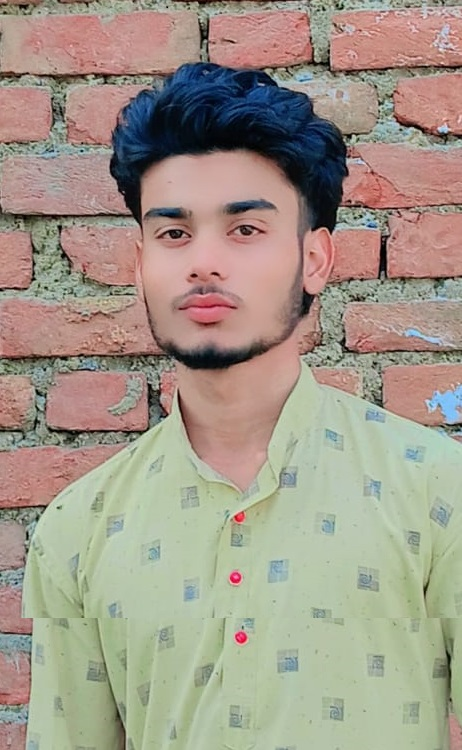
#> input picture rizwanG2.jpg, 462 x 750 px
$ jupyter execute rizwanG2.ipynb
#> lines starting #> are read from the running program, lines starting #| are printed output that depends on the picture
[cell 1]
import pandas as pd
import matplotlib.pyplot as plt

data = {
    'Supplier': ['A','A','A','B','B','B','C','C','C'],
    'DeliveryTime': [3,4,5,2,3,10,4,4,5]
}

df = pd.DataFrame(data)

print("Dataframe created successfully:")
display(df)

[cell 2]
print("--- Detailed Statistics ---")
stats = df.groupby('Supplier')['DeliveryTime'].agg(['mean', 'std', 'min', 'max'])
print(stats)

[cell 3]
plt.figure(figsize=(8, 5))

df.boxplot(column='DeliveryTime', by='Supplier', grid=True)

plt.title("Supplier Delivery Time Analysis")
plt.suptitle("")
plt.xlabel("Supplier")
plt.ylabel("Delivery Time (Days)")

plt.show()
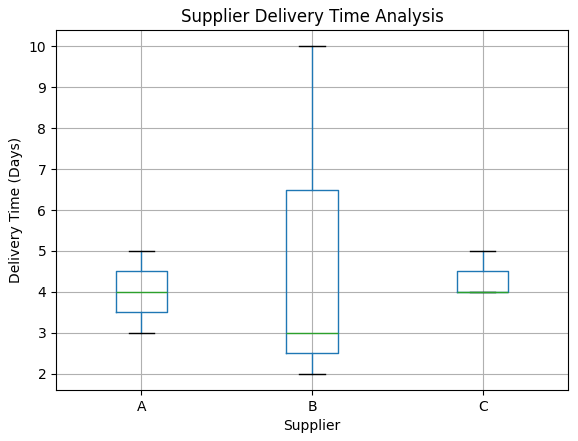
#> figure drawn by matplotlib, 1 panel

[cell 4]
from PIL import Image, ImageEnhance, ImageFilter
import cv2
import numpy as np
import os

IMAGE_PATH = "rizwanG2.jpg"
WIDTH = 160
CONTRAST = 1.8
BRIGHTNESS = 1.1

ASCII_CHARS = ["@", "%", "#", "*", "+", "=", "-", ":", ".", " "]


def crop_face(path):
#> called with path = 'rizwanG2.jpg'
    if os.path.exists(path):
        img = cv2.imread(path)
#> img is the input picture: shape (750, 462, 3); mean B, G, R 137.4, 151.9, 161.9
        gray = cv2.cvtColor(img, cv2.COLOR_BGR2GRAY)
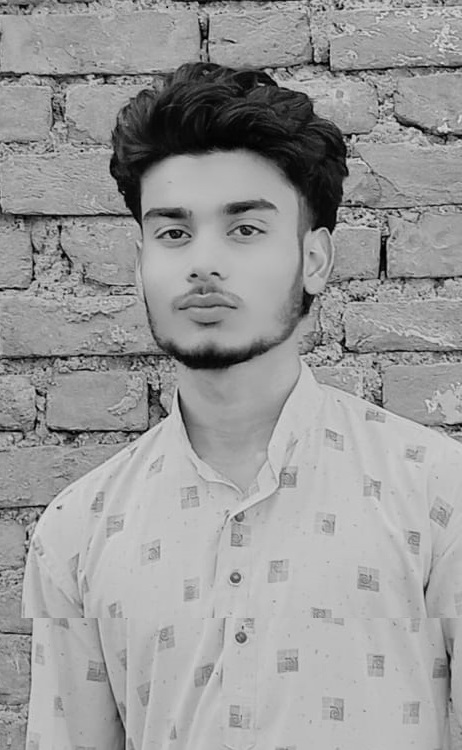
#> gray: shape (750, 462); min 0, max 238, mean 153.2

        face_cascade = cv2.CascadeClassifier(
            cv2.data.haarcascades + "haarcascade_frontalface_default.xml"
        )

        faces = face_cascade.detectMultiScale(
            gray, scaleFactor=1.1, minNeighbors=5, minSize=(100, 100)
        )
#> faces = [[97, 140, 225, 225], [180, 143, 213, 213]]

        if len(faces) > 0:
            x, y, w, h = faces[0]
#> x = 97; y = 140; w = 225; h = 225
            face = img[y:y+h, x:x+w]
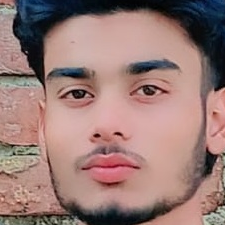
#> face: shape (225, 225, 3); mean B, G, R 117.4, 122.1, 152.6
            return Image.fromarray(cv2.cvtColor(face, cv2.COLOR_BGR2RGB))
        else:
            return Image.open(path)
    else:
        return None

def resize_image(image):
    if image is not None:
        w, h = image.size
#> w = 225; h = 225
        ratio = h / w
#> ratio = 1
        height = int(WIDTH * ratio * 0.55)
#> height = 88
        return image.resize((WIDTH, height))
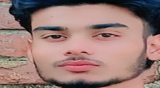
#> returned value: PIL image 160x88 RGB; mean R, G, B 152.6, 122.1, 117.4
    else:
        return None

def color_ascii(image):
    if image is None:
        return ""

    image = ImageEnhance.Contrast(image).enhance(CONTRAST)
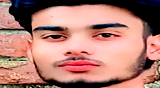
#> image: PIL image 160x88 RGB; mean R, G, B 176.7, 124.4, 114.2
    image = ImageEnhance.Brightness(image).enhance(BRIGHTNESS)
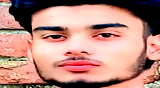
#> image: PIL image 160x88 RGB; mean R, G, B 184.9, 136.5, 125.3
    image = image.filter(ImageFilter.SHARPEN)
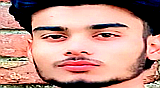
#> image: PIL image 160x88 RGB; mean R, G, B 184.3, 138.3, 127.3

    pixels = np.array(image)
    gray = image.convert("L")
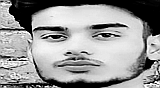
#> gray: PIL image 160x88 L; min 0, max 255, mean 150.8
    gray_pixels = np.array(gray)

    scale = (len(ASCII_CHARS) - 1) / 255
    ascii_art = ""

    for y in range(pixels.shape[0]):
        for x in range(pixels.shape[1]):
            r, g, b = pixels[y][x]
            char = ASCII_CHARS[int(gray_pixels[y][x] * scale)]
            ascii_art += f"\033[38;2;{r};{g};{b}m{char}\033[0m"
        ascii_art += "\n"

    return ascii_art

face_img = crop_face(IMAGE_PATH)

if face_img is not None:
    face_img = resize_image(face_img)

    if face_img is not None:
        ascii_image = color_ascii(face_img)
        print(ascii_image)
#> (printed output is left out)

        with open("ascii_face_color.txt", "w", encoding="utf-8") as f:
            f.write(ascii_image)
    else:
        print("❌ Resize failed")
else:
    print("❌ Image not found or face not detected")
